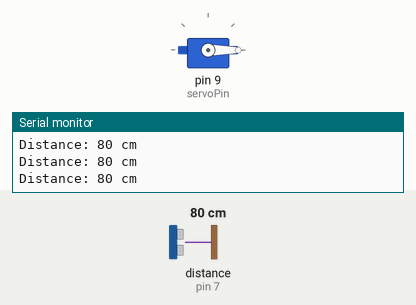
The sketch below on a simulated Arduino Uno, built with avr-gcc and run on an emulated ATmega328P. On the bench: servo, the last lines printed to the serial monitor. Wiring (inferred from the names in the program): ultrasonic range finder: trigger pin 7; echo pin 7. Inputs (shaded band) come from the test bench; at power-on: distance to the obstacle (sensor on pin 7) 80 cm. The echo pulse lasts 58.3 µs per cm.

Above: at 1.2 s.
1.3 s: distance to the obstacle (sensor on pin 7) set to 12 cm
2.8 s: distance to the obstacle (sensor on pin 7) set to 9 cm
At 4.1 s:
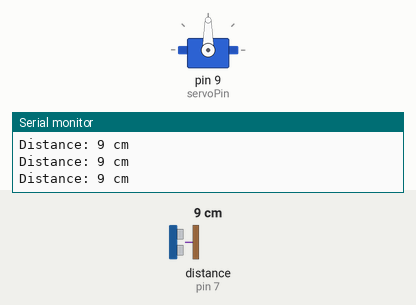
4.4 s: distance to the obstacle (sensor on pin 7) set to 35 cm
At 5.2 s:
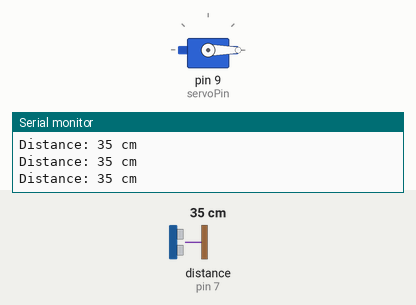
5.9 s: distance to the obstacle (sensor on pin 7) set to 2 cm
At 6.8 s:
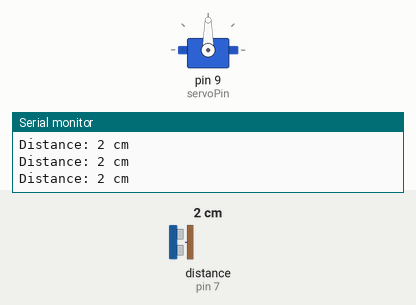
Timing chart, 0 to 8.4 s (numbered marks = the images above; inputs shaded):
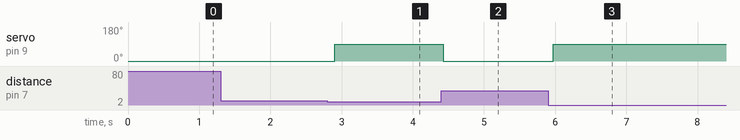

Measured:
- the behaviour switches between 11 and 10 cm on distance to the obstacle (sensor on pin 7) (found by bisection; images 0 and 1)
- after the input at 2.8 s, servo on pin 9 (servoPin): 0° → 90° after 0.10 s
- after the input at 4.4 s, servo on pin 9 (servoPin): 90° → 0° at once
- after the input at 5.9 s, servo on pin 9 (servoPin): 0° → 90° after 0.07 s

The sketch:

ingenious_crift_kieran21.ino
```cpp
#include <Servo.h>

Servo myServo;

const int servoPin = 9;
const int pingPin = 7;

long duration;
int distance;

void setup() {
  myServo.attach(servoPin);
  myServo.write(0);
  Serial.begin(9600);
}

void loop() {

  // إرسال نبضة من حساس PING)))
  pinMode(pingPin, OUTPUT);
  digitalWrite(pingPin, LOW);
  delayMicroseconds(2);
  digitalWrite(pingPin, HIGH);
  delayMicroseconds(5);
  digitalWrite(pingPin, LOW);

  // استقبال النبضة
  pinMode(pingPin, INPUT);
  duration = pulseIn(pingPin, HIGH);

  // حساب المسافة
  distance = duration * 0.0343 / 2;

  Serial.print("Distance: ");
  Serial.print(distance);
  Serial.println(" cm");

  // التحكم بالسيرفو
  if (distance <= 10) {
    myServo.write(90);
  } else {
    myServo.write(0);
  }

  delay(100);
}
```
